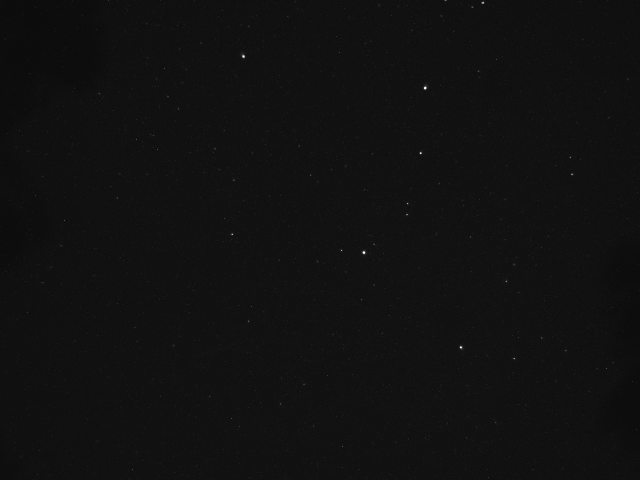
#> input picture synth_dataset/validation_real_vs_scene/inputs/real_image.tiff, 1280 x 960 px (shown at 1/2 size)
$ python overlay_match_visuals.py --solver-image ../../synth_dataset/validation_real_vs_scene/inputs/real_image.tiff --scene-image ../../synth_dataset/validation_real_vs_scene/inputs/simulated_scene.png --output-dir out
#> lines starting #> are read from the running program, lines starting #| are printed output that depends on the picture
from __future__ import annotations

import argparse
from pathlib import Path

from PIL import Image, ImageDraw, ImageFont


def parse_args() -> argparse.Namespace:
    parser = argparse.ArgumentParser(
        description="Overlay a solver visualization and a best-scene match visualization."
    )
    parser.add_argument("--solver-image", required=True, help="Path to solver visual PNG.")
    parser.add_argument(
        "--scene-image", required=True, help="Path to best-scene match PNG."
    )
    parser.add_argument(
        "--output-dir",
        required=True,
        help="Directory where overlay/comparison PNGs will be written.",
    )
    parser.add_argument(
        "--scene-crop-top",
        type=int,
        default=None,
        help="Pixels to crop from the top of the scene image. If omitted, a top crop is auto-inferred when possible.",
    )
    parser.add_argument(
        "--threshold",
        type=int,
        default=8,
        help="Brightness threshold used to treat pixels as foreground.",
    )
    return parser.parse_args()


def load_rgba(path: Path) -> Image.Image:
    return Image.open(path).convert("RGBA")


def align_images(
    solver: Image.Image, scene: Image.Image, scene_crop_top: int | None
) -> tuple[Image.Image, Image.Image, int]:
    crop_top = 0
    if scene_crop_top is not None:
        crop_top = max(0, int(scene_crop_top))
    elif scene.width == solver.width and scene.height > solver.height:
        crop_top = scene.height - solver.height

    if crop_top > 0:
        scene = scene.crop((0, crop_top, scene.width, scene.height))

    if scene.size != solver.size:
        raise ValueError(
            f"Images do not align after cropping: solver={solver.size}, scene={scene.size}."
        )
    return solver, scene, crop_top


def tint_foreground(image: Image.Image, rgb: tuple[int, int, int], threshold: int) -> Image.Image:
    gray = image.convert("L")
    src_rgba = image.convert("RGBA")
    out = Image.new("RGBA", image.size, (0, 0, 0, 255))

    src_px = src_rgba.load()
    gray_px = gray.load()
    out_px = out.load()

    for y in range(image.height):
        for x in range(image.width):
            alpha = src_px[x, y][3]
            brightness = gray_px[x, y]
            if alpha == 0 or brightness <= threshold:
                continue
            scale = brightness / 255.0
            out_px[x, y] = (
                int(rgb[0] * scale),
                int(rgb[1] * scale),
                int(rgb[2] * scale),
                210,
            )
    return out


def build_overlay(solver: Image.Image, scene: Image.Image, threshold: int) -> Image.Image:
    canvas = Image.new("RGBA", solver.size, (0, 0, 0, 255))
    solver_tinted = tint_foreground(solver, (255, 90, 90), threshold)
    scene_tinted = tint_foreground(scene, (90, 220, 255), threshold)
    canvas = Image.alpha_composite(canvas, solver_tinted)
    canvas = Image.alpha_composite(canvas, scene_tinted)
    return canvas


def add_panel_label(draw: ImageDraw.ImageDraw, text: str, x: int, y: int, font: ImageFont.ImageFont) -> None:
    bbox = draw.textbbox((x, y), text, font=font)
    padding = 6
    draw.rectangle(
        (bbox[0] - padding, bbox[1] - padding, bbox[2] + padding, bbox[3] + padding),
        fill=(0, 0, 0),
    )
    draw.text((x, y), text, fill=(235, 235, 235), font=font)


def build_comparison_panel(
    solver: Image.Image, scene: Image.Image, overlay: Image.Image, crop_top: int
) -> Image.Image:
    gap = 24
    label_band = 44
    width = solver.width * 3 + gap * 4
    height = solver.height + label_band + gap * 2
    panel = Image.new("RGBA", (width, height), (10, 12, 20, 255))

    font = ImageFont.load_default()
    draw = ImageDraw.Draw(panel)

    x_positions = [gap, gap * 2 + solver.width, gap * 3 + solver.width * 2]
    y = gap + label_band

    for x, image in zip(x_positions, [solver, scene, overlay]):
        panel.alpha_composite(image, (x, y))

    add_panel_label(draw, "Solver visual", x_positions[0] + 10, gap + 8, font)
    scene_label = "Best scene match"
    if crop_top > 0:
        scene_label += f" (crop top {crop_top}px)"
    add_panel_label(draw, scene_label, x_positions[1] + 10, gap + 8, font)
    add_panel_label(draw, "Overlay", x_positions[2] + 10, gap + 8, font)
    return panel


def main() -> int:
    args = parse_args()
    solver_path = Path(args.solver_image)
    scene_path = Path(args.scene_image)
    output_dir = Path(args.output_dir)
    output_dir.mkdir(parents=True, exist_ok=True)

    solver = load_rgba(solver_path)
    scene = load_rgba(scene_path)
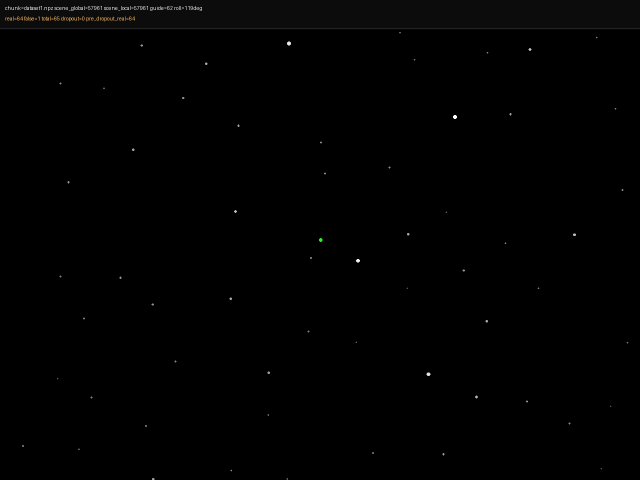
#> input picture synth_dataset/validation_real_vs_scene/inputs/simulated_scene.png, 1280 x 960 px (shown at 1/2 size)
    solver, scene, crop_top = align_images(solver, scene, args.scene_crop_top)
#> crop_top = 0

    overlay = build_overlay(solver, scene, args.threshold)
#> in tint_foreground, gray is the input picture: PIL image 1280x960 L; min 11, max 255, mean 16.9
#> in build_overlay, `solver_tinted = tint_foreground(solver, (255, 90, 90), threshold)`:
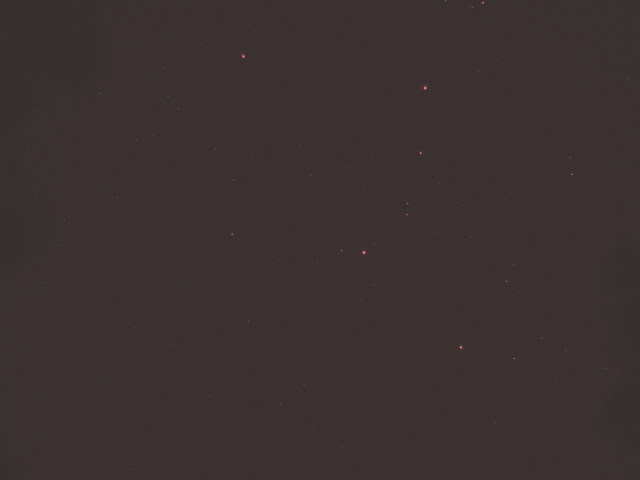
#> solver_tinted: PIL image 1280x960 RGBA (shown at 1/2 size); mean R, G, B, A 16.9, 5.5, 5.5, 210; transparent parts drawn white
#> in build_overlay, `scene_tinted = tint_foreground(scene, (90, 220, 255), threshold)`:
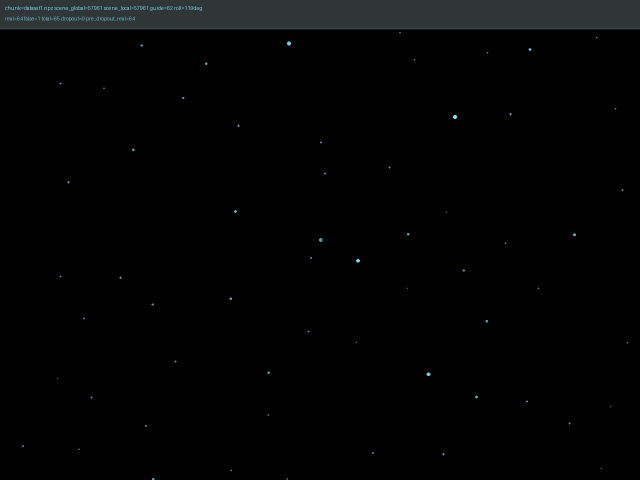
#> scene_tinted: PIL image 1280x960 RGBA (shown at 1/2 size); mean R, G, B, A 0.4, 1, 1.1, 252.2; transparent parts drawn white
    panel = build_comparison_panel(solver, scene, overlay, crop_top)
#> in build_comparison_panel, `panel = Image.new("RGBA", (width, height), (10, 12, 20, 255))`:
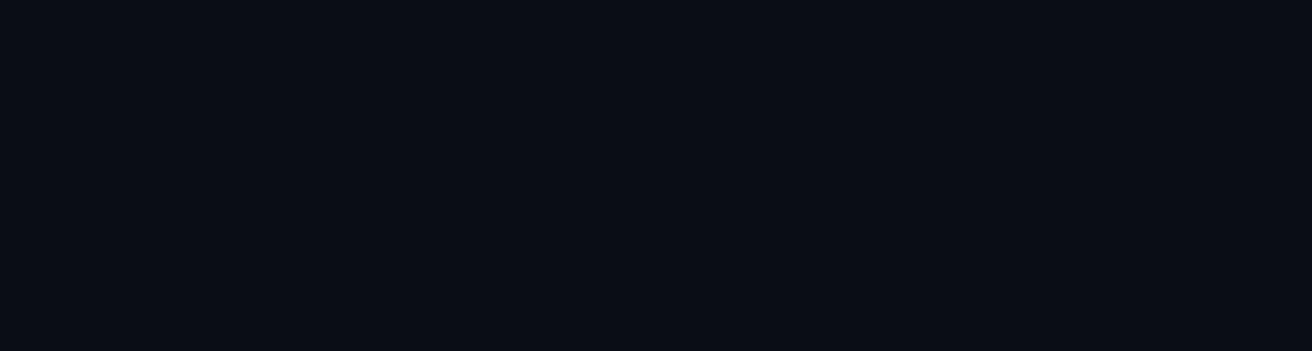
#> panel: PIL image 3936x1052 RGBA (shown at 1/3 size); mean R, G, B, A 10, 12, 20, 255
#> the loop in build_comparison_panel, `for x, image in zip(x_positions, [solver, scene, overlay]):` made 3 passes
#> x on passes 1 to 3: 24, 1328, 2632

    overlay_path = output_dir / "best_scene_vs_solver_overlay.png"
    panel_path = output_dir / "best_scene_vs_solver_comparison.png"
    overlay.save(overlay_path)
    panel.save(panel_path)

    print(f"overlay_path={overlay_path}")
    print(f"comparison_path={panel_path}")
    print(f"scene_crop_top={crop_top}")
#| scene_crop_top=0
    return 0


if __name__ == "__main__":
    raise SystemExit(main())
#> (the program exits here)
